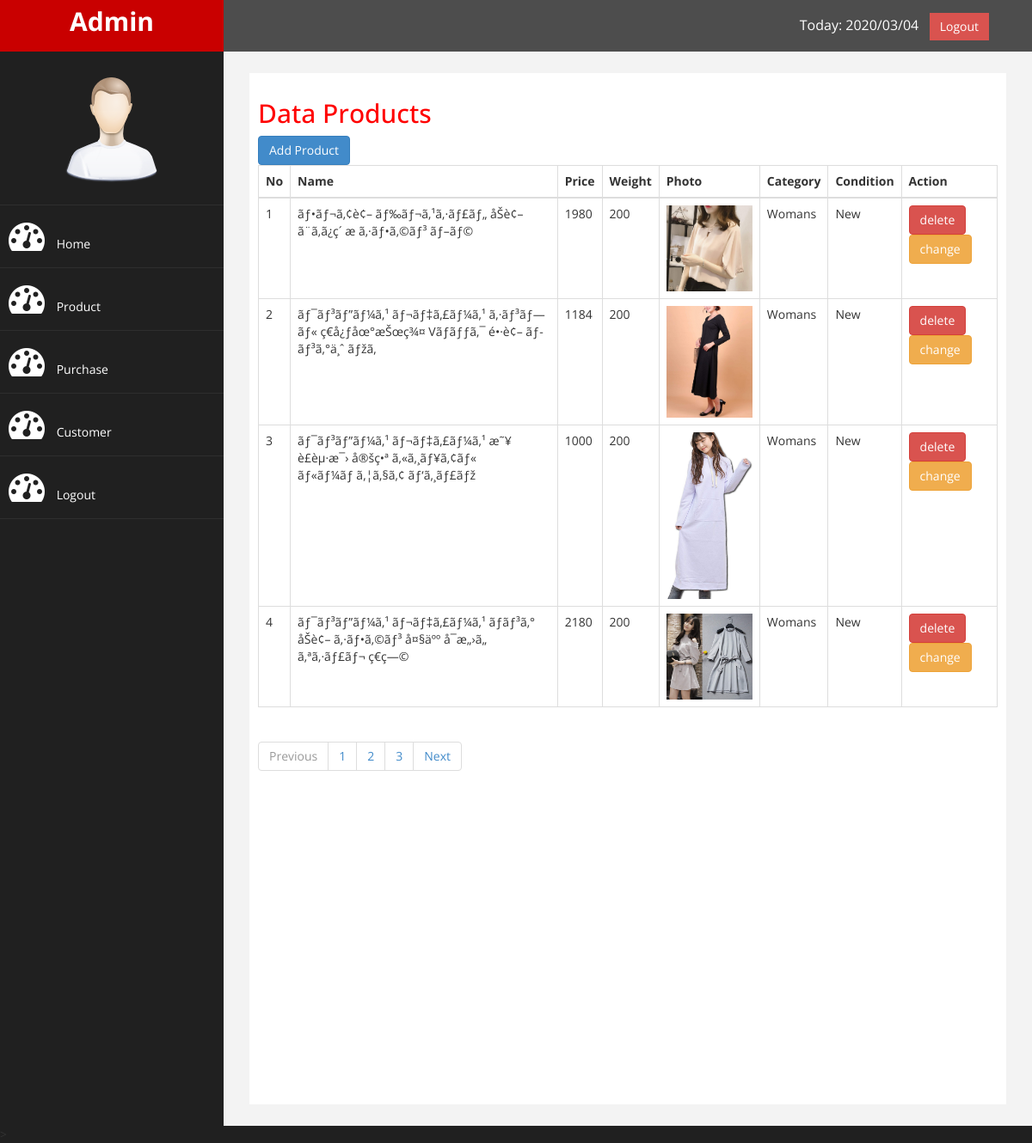
The app's page /admin/index.php?pages=product (signed in) with its own data.
### tables this page shows
CREATE TABLE `product` (
  `id_product` int(11) NOT NULL,
  `name_product` varchar(100) NOT NULL,
  `price_product` int(11) NOT NULL,
  `weight_product` int(11) NOT NULL,
  `photo_product` varchar(100) NOT NULL,
  `description_product` text NOT NULL,
  `category_product` varchar(100) NOT NULL,
  `condition_product` varchar(30) NOT NULL
);

### admin/product.php (the view)
<?php
	if (isset($_GET['pageno'])) {
    	$pageno = $_GET['pageno'];
	} else {
	    $pageno = 1;
	}
	$maxshow = 4;
	$begin = ($pageno>1) ? ($pageno * $maxshow) - $maxshow : 0;
?>
<h2>Data Products</h2>
<a href="index.php?pages=addproduct" class="btn btn-primary">Add Product</a>
<table class="table table-bordered">
	<thead>
		<tr>
			<th>No</th>
			<th>Name</th>
			<th>Price</th>
			<th>Weight</th>
			<th>Photo</th>
			<th>Category</th>
			<th>Condition</th>
			<th>Action</th>
		</tr>
	</thead>
	<tbody>
		<?php $number=1; ?>
		<?php $get=$connectdb->query("SELECT * FROM product LIMIT $begin, $maxshow");?>
		<?php while($row = $get->fetch_assoc()){?>
		<tr>
			<td><?php echo $number ?></td>
			<td><?php echo $row['name_product'];?></td>
			<td><?php echo $row['price_product'];?></td>
			<td><?php echo $row['weight_product'];?></td>
			<td>
				<img src="../photo_product/<?php echo $row['photo_product'];?>" alt="" width="100">
			</td>
			<td><?php echo $row['category_product'];?></td>
			<td><?php echo $row['condition_product'];?></td>
			<td>
				<a href="index.php?pages=deleteproduct&id=<?php echo $row['id_product'];?>" class="btn-danger btn">delete</a>
				<a href="index.php?pages=changeproduct&id=<?php echo $row['id_product'];?>" class="btn btn-warning">change</a>
			</td>
		</tr>
		<?php $number++;
			}
		?>
	</tbody>
</table>
<nav aria-label="Page navigation example">
  <ul class="pagination justify-content-center">
    <li class="page-item disabled">
      <a class="page-link" href="index.php?pages=product&pageno=<?php
      if($pageno<=1){
      	echo '1';
      }else{
      	echo $pageno-1;
      }
      ?>" tabindex="">Previous</a>
    </li>
    <li class="page-item"><a class="page-link" href="index.php?pages=product&pageno=1">1</a></li>
    <li class="page-item"><a class="page-link" href="index.php?pages=product&pageno=2">2</a></li>
    <li class="page-item"><a class="page-link" href="index.php?pages=product&pageno=3">3</a></li>
    <li class="page-item">
      <a class="page-link" href="index.php?pages=product&pageno=<?php
      if($pageno>=0){
      	echo $pageno+1;
      }
      ?>">Next</a>
    </li>
  </ul>
</nav>

### admin/index.php (shortened to what this page needs)
<?php
    $connectdb = new mysqli("localhost","root","","ecommerce");
?>
<!DOCTYPE html>
<html xmlns="http://www.w3.org/1999/xhtml">
<head>
    <link href="assets/css/bootstrap.css" rel="stylesheet" />
    <link href="assets/css/font-awesome.css" rel="stylesheet" />
    <link href="assets/js/morris/morris-0.4.3.min.css" rel="stylesheet" />
    <link href="assets/css/custom.css" rel="stylesheet" />
</head>
<body>
    <div id="wrapper">
        <nav class="navbar navbar-default navbar-cls-top " role="navigation" style="margin-bottom: 0">
            <div class="navbar-header">
                <a class="navbar-brand" href="index.php">Admin</a>
            </div>
        <div style="color: white;
            padding: 15px 50px 5px 50px;
            float: right;
            font-size: 16px;"> Today: <?php echo date("Y/m/d");?>  &nbsp; <a href="index.php?pages=logout" class="btn btn-danger square-btn-adjust">Logout</a>
        </div>
        </nav>
                <nav class="navbar-default navbar-side" role="navigation">
            <div class="sidebar-collapse">
                <ul class="nav" id="main-menu">
				<li class="text-center">
                    <img src="assets/img/find_user.png" class="user-image img-responsive"/>
					</li>
                    <li> <a href="index.php"><i class="fa fa-dashboard fa-3x"></i> Home</a></li>
                    <li> <a href="index.php?pages=product"><i class="fa fa-dashboard fa-3x"></i> Product</a></li>
                    <li> <a href="index.php?pages=purchase"><i class="fa fa-dashboard fa-3x"></i> Purchase</a></li>
                    <li> <a href="index.php?pages=customer"><i class="fa fa-dashboard fa-3x"></i> Customer</a></li>
                    <li> <a href="index.php?pages=logout"><i class="fa fa-dashboard fa-3x"></i> Logout</a></li>
                </ul>
            </div>
        </nav>
        <div id="page-wrapper" >
            <div id="page-inner">
                <?php
                    if(isset($_GET['pages'])){
                        if($_GET['pages']=='product'){
                            include 'product.php';
                        }
                    }
                    else{
                        include 'home.php';
                    }
                ?>
            </div>
        </div>
</body>
</html>

### admin/assets/css/custom.css (style rules this page uses)
body { font-family: 'Open Sans', sans-serif; }
#wrapper { width: 100%; background:#202020; }
#page-wrapper { padding: 15px 15px; min-height: 600px; background:#F3F3F3; }
#page-inner { width:100%; margin:10px 20px 10px 0px; background-color:#fff!important; padding:10px; min-height:1200px; }
.text-center { text-align:center; }
h2 { color: #f00; }
.square-btn-adjust { border: 0px solid transparent; -webkit-border-radius: 0px; -moz-border-radius: 0px; border-radius: 0px; }
.user-image { margin: 25px auto; -webkit-border-radius: 10px; -moz-border-radius: 10px; border-radius: 10px; max-height:170px; max-width:170px; }
.navbar-cls-top .navbar-brand { color: #fff; background: #C90000; width: 260px; text-align: center; height: 60px; font-size: 30px; font-weight: 700; }
.sidebar-collapse , .sidebar-collapse .nav { background:none; }
.sidebar-collapse .nav { padding:0; }
.sidebar-collapse .nav > li > a { color:#fff; background:#202020; text-shadow:none; }
.sidebar-collapse > .nav > li > a { padding:15px 10px; }
.sidebar-collapse > .nav > li { border-bottom: 1px solid rgba(107, 108, 109, 0.19); }
.navbar-side { border:none; background-color: #202020; }
.navbar-cls-top { background:#4D4D4D; border-bottom:none; }
.navbar-default { border:0px solid black; }
.navbar-header { background: #A70303; }
.nav > li > a > i { margin-right:10px; }
@media (min-width:768px) { #page-wrapper { margin: 0 0 0 260px; padding: 15px 30px; min-height: 1200px; } }
@media (min-width:768px) { .navbar-side { z-index: 1; position: absolute; width: 260px; } }
@media (min-width:768px) { .navbar { border-radius: 0px; } }

### records on screen
product: name_product "ãƒ•ãƒ¬ã‚¢è¢– ãƒ‰ãƒ¬ã‚¹ã‚·ãƒ£ãƒ„ åŠè¢– ã¨ã‚ã¿ç´ æ ã‚·ãƒ•ã‚©ãƒ³ ãƒ–ãƒ©", price_product "1980", weight_product "200", photo_product (picture), category_product "Womans", condition_product "New"
product: name_product "ãƒ¯ãƒ³ãƒ”ãƒ¼ã‚¹ ãƒ¬ãƒ‡ã‚£ãƒ¼ã‚¹ ã‚·ãƒ³ãƒ—ãƒ« ç€å¿ƒåœ°æŠœç¾¤ Vãƒãƒƒã‚¯ é•·è¢– ãƒ­ãƒ³ã‚°ä¸ˆ ãƒžã‚­", price_product "1184", weight_product "200", photo_product (picture), category_product "Womans", condition_product "New"
product: name_product "ãƒ¯ãƒ³ãƒ”ãƒ¼ã‚¹ ãƒ¬ãƒ‡ã‚£ãƒ¼ã‚¹ æ˜¥ è£èµ·æ¯› å®šç•ª ã‚«ã‚¸ãƒ¥ã‚¢ãƒ« ãƒ«ãƒ¼ãƒ ã‚¦ã‚§ã‚¢ ãƒ‘ã‚¸ãƒ£ãƒž", price_product "1000", weight_product "200", photo_product (picture), category_product "Womans", condition_product "New"
product: name_product "ãƒ¯ãƒ³ãƒ”ãƒ¼ã‚¹ ãƒ¬ãƒ‡ã‚£ãƒ¼ã‚¹ ãƒ­ãƒ³ã‚° åŠè¢– ã‚·ãƒ•ã‚©ãƒ³ å¤§äºº å¯æ„›ã„ ã‚ªã‚·ãƒ£ãƒ¬ ç€ç—©", price_product "2180", weight_product "200", photo_product (picture), category_product "Womans", condition_product "New"
